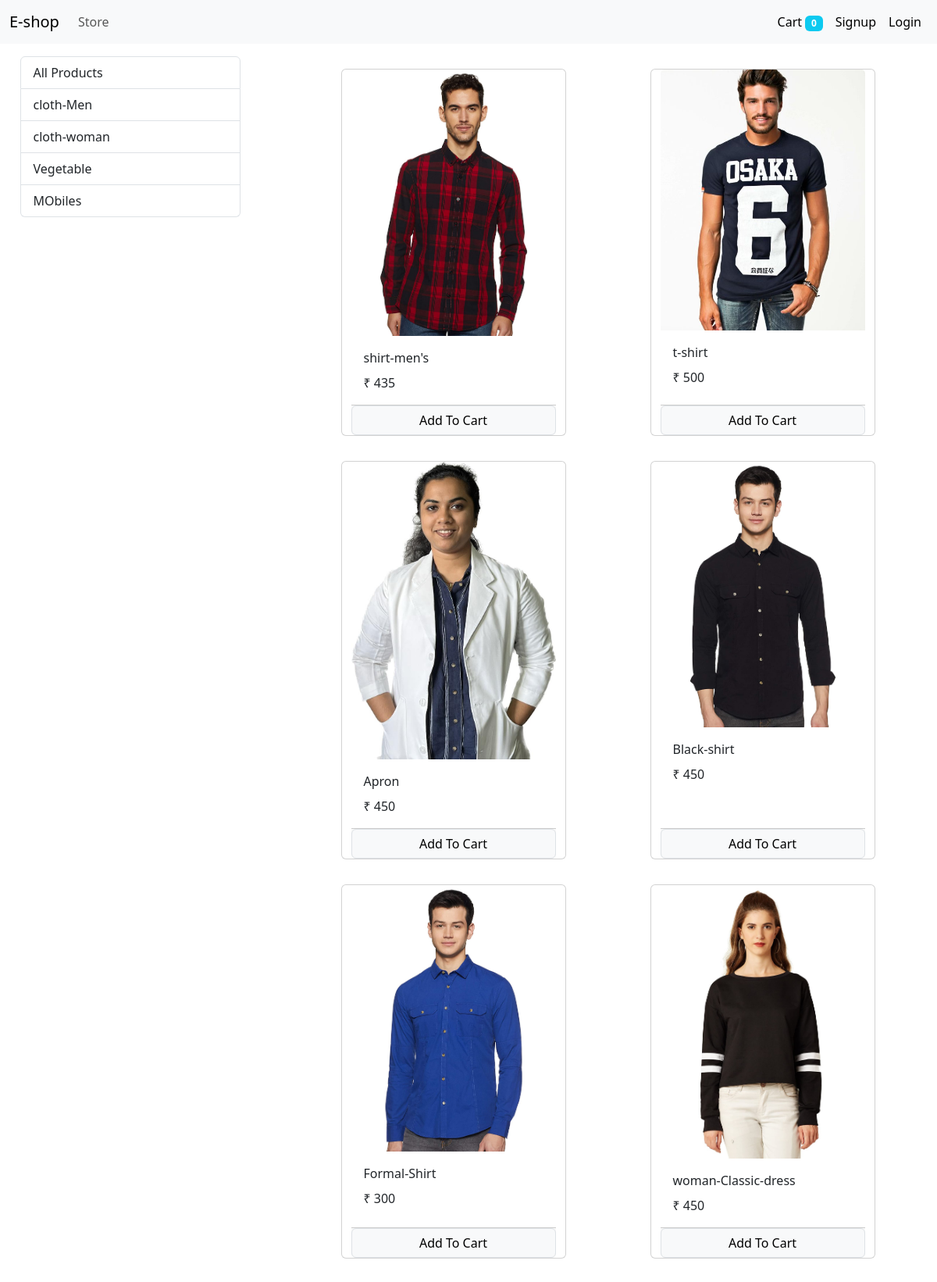
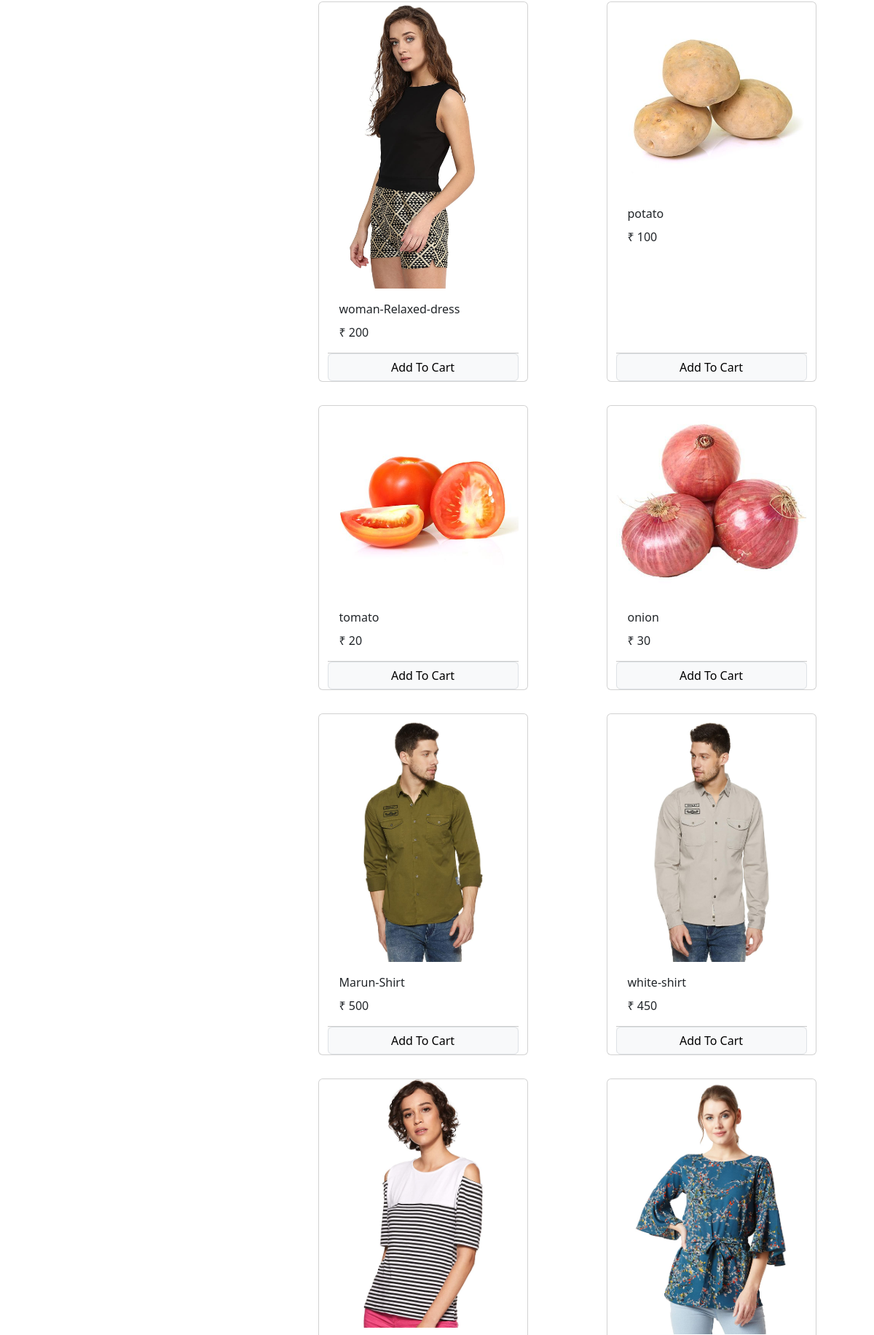
The app's page /store (upper part) with its own data (2 pictures, top to bottom).
### store/models/category.py (models this page shows, shortened)
class Category(models.Model):
    name = models.CharField(max_length=20)
    @staticmethod
    def get_all_categories():
        return Category.objects.all()

### store/models/product.py (models this page shows, shortened)
class Product(models.Model):
    name=models.CharField(max_length=50)
    price=models.IntegerField(default=0)
    category=models.ForeignKey(Category, on_delete=models.CASCADE, default=1)
    description = models.CharField(max_length=200, default='', null=True, blank=True)
    image= models.ImageField(upload_to='uploads/products/')
    @staticmethod
    def get_all_product():
        return Product.objects.all()

### store/views/home.py (the view)
# urls.py: path('', include('store.urls'))
def store(request):
    cart = request.session.get('cart')
    if not cart:
        request.session['cart'] = {}
    products = None
    categories = Category.get_all_categories()
    categoryID = request.GET.get('category')
    if categoryID:
        products = Product.get_all_product_categoryId(categoryID)
    else:
        products = Product.get_all_product();
    data = {}
    data['products'] = products
    data['categories'] = categories
    return render(request, 'index.html', data)

### store/templatetags/cart.py (called while the page is built)
@register.filter(name='is_in_cart')
def is_in_cart(product, cart):
    keys = cart.keys()
    print(cart, product)
    for id in keys:
        if int(id) == product.id:
            return True
    return False

### store/templatetags/custom_filter.py (called while the page is built)
@register.filter(name='currency')
def currency(number):
    return "₹ "+str(number)

### store/templates/index.html (shortened to what this page needs)
{% extends 'base.html' %}
{%block content%}
{% load cart %}
{% load custom_filter %}
<div class="caontainer-fluid mt-3">
  <div class="row">
      <div class="col-lg-3 mx-auto">
        <div class="list-group">
          <a href="/" class="list-group-item list-group-item-action">
            All Products
          </a>
          {% for category in categories%}
            <a href="/?category={{category.id}}" class="list-group-item list-group-item-action">
              {{category.name}}
            </a>
          {%endfor%}
        </div>
      </div>
    <div id="products" class="col-lg-8 mx-auto">
      <div class="row mx-auto">
        {% for product in products %}
          <div class="card mx-auto mb-3 mt-3" style="width: 18rem;" id={{product.id}}>
            <img src="{{product.image.url}}" class="card-img-top" alt="...">
            <div class="card-body">
              <p class="card-title">{{product.name}}</p>
              <p class="card-text">{{product.price|currency}}</p>
            </div>
            <div class='card-footer p-0'>
              {% if product|is_in_cart:request.session.cart %}
                <div class="row nu-gutters">
                  <form action="/#{{product.id}}" method='post' class="col-2">
                    {% csrf_token %}
                    <input  hidden type="text" name='product' value='{{product.id}}' />
                    <input  hidden type="text" name='remove' value='True' />
                    <input type="submit" class="btn btn-block btn-secondary" value=" - "/>
                  </form>
                  <div class="text-center col">{{product|cart_quantity:request.session.cart}} in cart</div>
                  <form action="/#{{product.id}}" method='post' class="col-2">
                    {% csrf_token %}
                    <input  hidden type="text" name='product' value='{{product.id}}' />
                    <input type="submit" class="btn btn-block btn-secondary" value=" + "/>
                  </form>
                </div>
              {% else %}
                <form action="/#{{product.id}}" method='post' class="btn-block">
                  <input type="submit" class="float-right btn btn-light border form-control" value='Add To Cart'/>
              </form>
              {% endif %}
            </div>
          </div>
        {%endfor%}
      </div>
    </div>
  </div>
</div>
{%endblock%}

### records on screen
Category: name "cloth-Men"
Category: name "cloth-woman"
Category: name "Vegetable"
Category: name "MObiles"
Product: {{ product.id }} 1 (drawn), image (picture), name "shirt-men's", price "₹ 435"
Product: image (picture), name "t-shirt", price "₹ 500"
Product: image (picture), name "Apron", price "₹ 450"
Product: image (picture), name "Black-shirt", price "₹ 450"
Product: image (picture), name "Formal-Shirt", price "₹ 300"
Product: image (picture), name "woman-Classic-dress", price "₹ 450"
Product: image (picture), name "woman-Relaxed-dress", price "₹ 200"
Product: image (picture), name "potato", price "₹ 100"
Product: image (picture), name "tomato", price "₹ 20"
Product: image (picture), name "onion", price "₹ 30"
Product: image (picture), name "Marun-Shirt", price "₹ 500"
Product: image (picture), name "white-shirt", price "₹ 450"
Product: image (picture)
Product: image (picture)

### other values on screen
{{ request.session.cart.keys|length }} "0"
